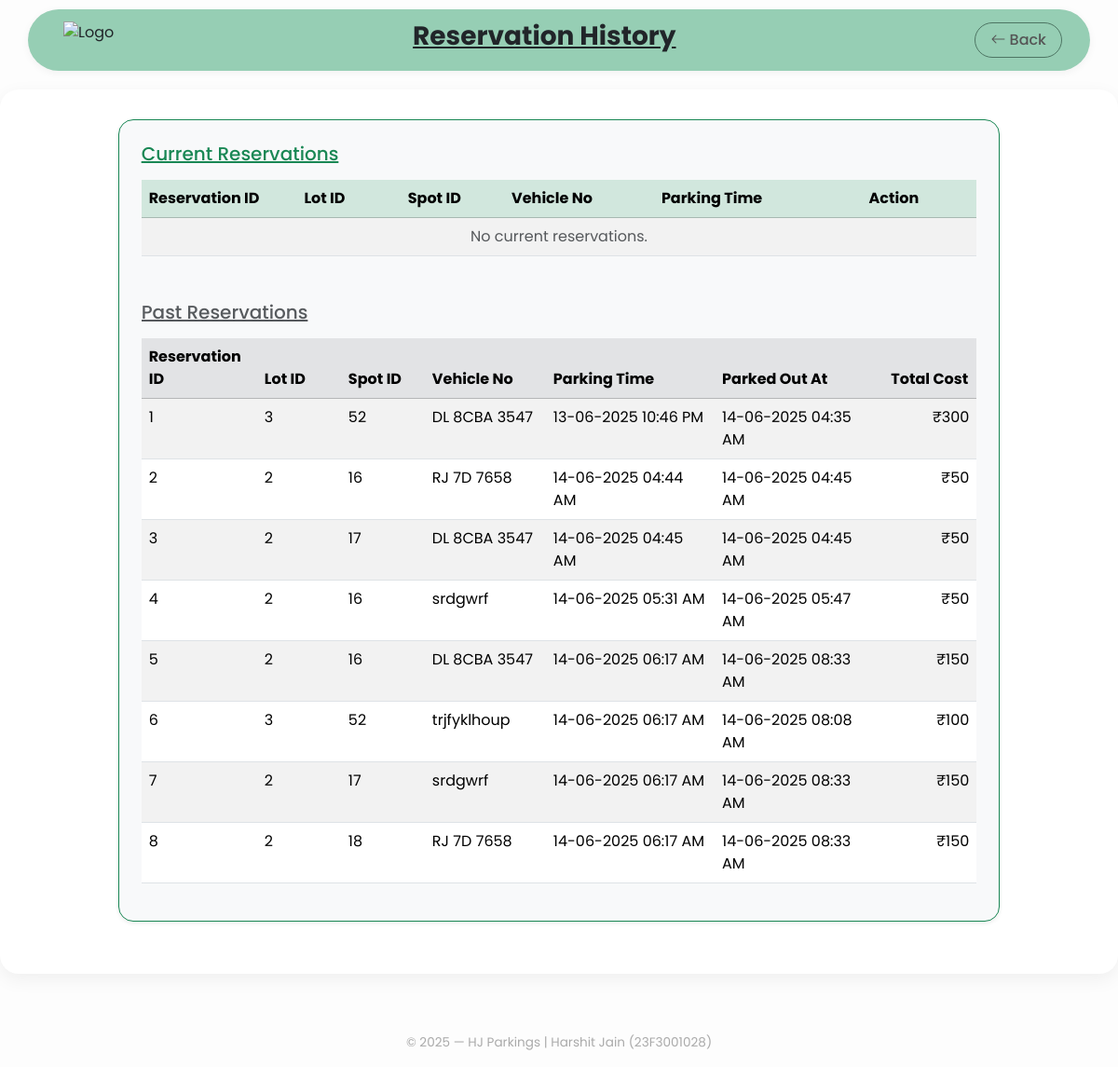
The page /reservation (signed in) on the database as committed earlier.
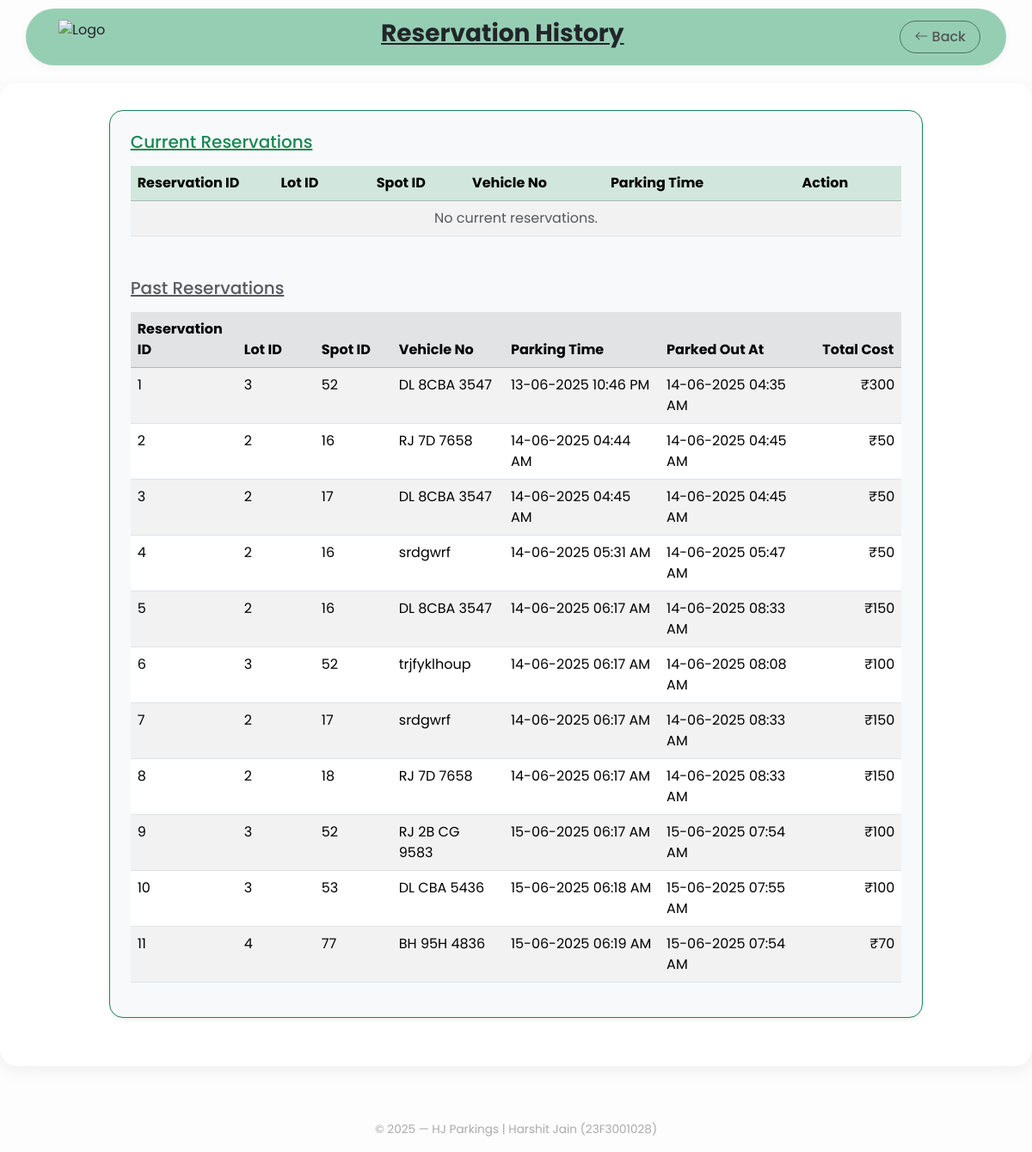
The same page on the database as committed later.
### app/models/reservation.py (models this page shows)
class reservation(db.Model):
    __tablename__ = 'reservation'
    reservation_id = db.Column(db.Integer, primary_key=True, autoincrement=True)
    spot_id = db.Column(db.Integer, db.ForeignKey('parking_spot.spot_id', ondelete='RESTRICT', onupdate='CASCADE'), nullable=False)
    lot_id = db.Column(db.Integer, db.ForeignKey('parking_lot.lot_id', ondelete='RESTRICT', onupdate='CASCADE'), nullable=False)
    user_email = db.Column(db.String(100), db.ForeignKey('client.email', ondelete='RESTRICT', onupdate='CASCADE'), nullable=False)
    parking_time = db.Column(db.DateTime, nullable=False)
    leaving_time = db.Column(db.DateTime)
    vehicle_no = db.Column(db.String(20), nullable=False)
    total_cost = db.Column(db.Integer)
    status = db.Column(db.String(20), default='active')  # values: 'active', 'deleted'
    lot = db.relationship('parking_lot', backref='reservations')
    spot = db.relationship('parking_spot', backref='reservations')
    client = db.relationship('client', backref='reservations')

### app/routes/client.py (the view)
@client_bp.route('/reservation')
@user_authentication
def reservations():
    user_email = session.get('user')
    new_reservations = reservation.query.filter_by(status='active', user_email=user_email).all()
    old_reservations = reservation.query.filter_by(status='deleted', user_email=user_email).all()
    return render_template('client/reservations.html', new=new_reservations, old=old_reservations)

### app/routes/client.py (called while the page is built)
def user_authentication(f):
    @wraps(f)
    def decorated_function(*args, **kwargs):
        if 'user' not in session:
            return redirect(url_for('auth.login'))
        return f(*args, **kwargs)
    return decorated_function

### app/templates/client/reservations.html (shortened to what this page needs)
{% extends "client/base.html" %}
{% block back %} {{ url_for('client.dashboard') }}{%endblock%}
{% block heading %} Reservation History {% endblock %}
{% block content %}
<div class="container col-lg-10 mb-4 border border-success rounded-4 shadow-sm p-4 bg-light">
    <h5 class="mb-3 text-success"><u>Current Reservations</u></h5>
    <div class="table-responsive">
    <table class="table table-striped table-hover w-100">
        <thead class="table-success">
            <tr>
            <th style="min-width: 120px;">Reservation ID</th>
            <th style="min-width: 90px;">Lot ID</th>
            <th style="min-width: 90px;">Spot ID</th>
            <th style="min-width: 130px;">Vehicle No</th>
            <th style="min-width: 180px;">Parking Time</th>
            <th style="min-width: 100px;">Action</th>
            </tr>
        </thead>
        <tbody>
            {% for res in new %}
            <tr>
                <td>{{ res.reservation_id }}</td>
                <td>{{ res.lot_id }}</td>
                <td>{{ res.spot_id }}</td>
                <td>{{ res.vehicle_no }}</td>
                <td>{{ res.parking_time.strftime('%d-%m-%Y %I:%M %p') }}</td>
                <td>
                    <a href="{{ url_for('client.release', reservation_id=res.reservation_id) }}" class="btn btn-outline-danger btn-sm">Release</a>
                </td>
            </tr>
            {% else %}
            <tr>
                <td colspan="6" class="text-center text-muted">No current reservations.</td>
            </tr>
            {% endfor %}
        </tbody>
    </table>
    <h5 class="mt-5 mb-3 text-muted"><u>Past Reservations</u></h5>
    <table class="table table-striped table-hover">
        <thead class="table-secondary">
            <tr>
            <th style="min-width: 120px;">Reservation ID</th>
            <th style="min-width: 90px;">Lot ID</th>
            <th style="min-width: 90px;">Spot ID</th>
            <th style="min-width: 130px;">Vehicle No</th>
            <th style="min-width: 180px;">Parking Time</th>
            <th style="min-width: 180px;">Parked Out At</th>
            <th style="min-width: 100px;">Total Cost</th>
            </tr>
        </thead>
        <tbody>
            {% for res in old %}
            <tr>
                <td>{{ res.reservation_id }}</td>
                <td>{{ res.lot_id }}</td>
                <td>{{ res.spot_id }}</td>
                <td>{{ res.vehicle_no }}</td>
                <td>{{ res.parking_time.strftime('%d-%m-%Y %I:%M %p') }}</td>
                <td>{{ res.leaving_time.strftime('%d-%m-%Y %I:%M %p') }}</td>
                <td class="text-end">&#8377;{{ res.total_cost }}</td>
            </tr>
            {% else %}
            <tr>
                <td colspan="7" class="text-center text-muted">No past reservations found.</td>
            </tr>
            {% endfor %}
        </tbody>
    </table>
    </div>
</div>
{% endblock %}

### app/templates/client/base.html (shortened to what this page needs)
<!DOCTYPE html>
<html lang="en">
<head>
    <link href="https://cdn.jsdelivr.net/npm/bootstrap@5.3.6/dist/css/bootstrap.min.css" rel="stylesheet">
    <link href="https://cdn.jsdelivr.net/npm/bootstrap-icons@1.10.5/font/bootstrap-icons.css" rel="stylesheet">
</head>
<body>
    <div class="client-nav">
        <img src="{{ url_for('static', filename='images/logo.png') }}" alt="Logo" class="client-logo ms-2">
        <h3><b><u>{% block heading %}Page Title{% endblock %}</u></b></h3>
        <a href="{% block back %} url_for('client.dashboard') {%endblock%}" class="back-button">
            <i class="bi bi-arrow-left"></i> Back
        </a>
    </div>
    <div class="section-box">
{% block content %}{% endblock %}
    </div>
    <footer>
        &copy; 2025 — HJ Parkings | Harshit Jain (23F3001028)
    </footer>
</body>
</html>

### app/templates/client/base.html (style rules this page uses)
body { font-family: 'Poppins', sans-serif; background-color: #fdfdfd; }
.client-nav { background-color: #96ceb4; border-radius: 50px; padding: 12px 30px; margin: 10px auto 20px auto; width: 95%; box-shadow: 0 2px 8px rgba(0,0,0,0.05); display: flex; justify-content: space-between; align-items: center; }
.client-logo { height: 40px; }
.back-button { color: #555; font-weight: 500; text-decoration: none; padding: 6px 16px; border: 1px solid #4d7563; border-radius: 30px; transition: 0.2s ease-in-out; }
.section-box { background-color: #ffffff; border-radius: 20px; padding: 2rem; max-width: 1200px; margin: 0 auto; box-shadow: 0 6px 20px rgba(0, 0, 0, 0.06); }
footer { text-align: center; font-size: 0.85rem; color: #aaa; padding: 1rem; margin-top: 3rem; }

Rows that differ between the two databases and show on the page:
added reservation: reservation_id "9", lot_id "3", spot_id "52", vehicle_no "RJ 2B CG 9583", parking_time "15-06-2025 06:17 AM", leaving_time "15-06-2025 07:54 AM", total_cost "100"
added reservation: reservation_id "10", lot_id "3", spot_id "53", vehicle_no "DL CBA 5436", parking_time "15-06-2025 06:18 AM", leaving_time "15-06-2025 07:55 AM", total_cost "100"
added reservation: reservation_id "11", lot_id "4", spot_id "77", vehicle_no "BH 95H 4836", parking_time "15-06-2025 06:19 AM", leaving_time "15-06-2025 07:54 AM", total_cost "70"
